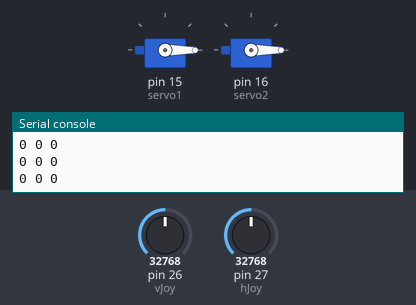
Recording of a program running on a simulated MicroPython board. Parts: 2 × servo, the last lines printed to the serial console. The inputs (shaded band) are chosen by the test bench; at power-on: pin 26 (vJoy) = 32768, pin 27 (hJoy) = 32768 (analog values on the 0–65535 scale). Servo angles are drawn from the pulse width (0.5 ms = 0°, 2.5 ms = 180°).

Above: at 1.2 s.
1.3 s: pin 26 (vJoy) set to 34944
At 2.5 s:
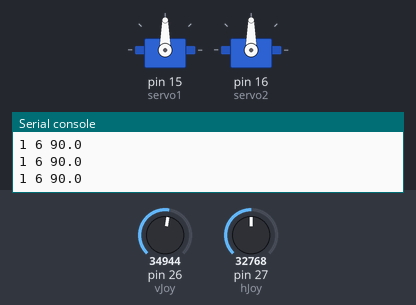
3.0 s: pin 27 (hJoy) set to 45874
At 3.7 s:
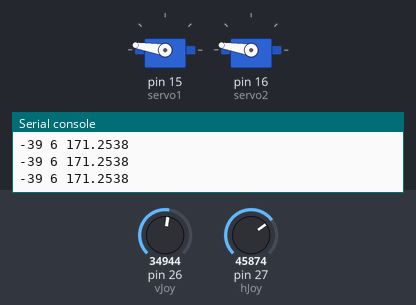
4.5 s: pin 26 (vJoy) set to 32767
At 4.9 s:
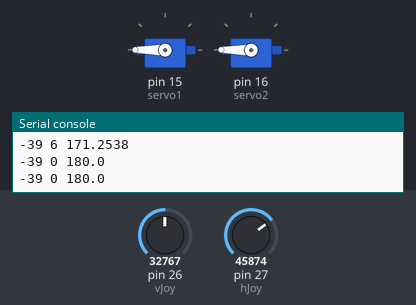
6.0 s: pin 26 (vJoy) set to 45874
At 7.2 s:
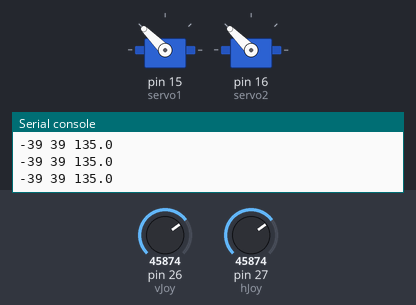
7.5 s: pin 27 (hJoy) set to 57670
At 8.6 s:
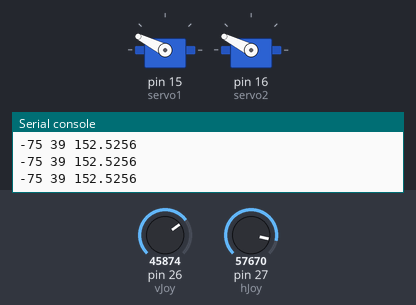
9.0 s: pin 27 (hJoy) set to 19660
At 9.8 s:
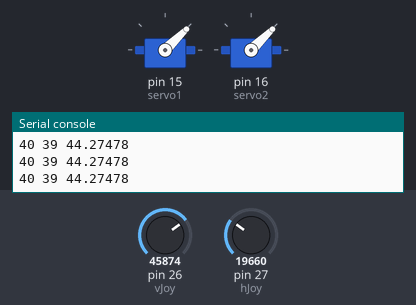
Timing chart, 0 to 11.5 s (numbered marks = the images above; inputs shaded):
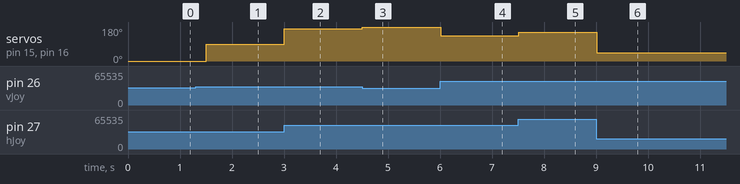

The program:

Micropython_JCLG.py
```python
import machine
import time
import math
hPin=27
vPin=26
hJoy= machine.ADC(hPin)
vJoy= machine.ADC(vPin)
servoPin1=15
servoPin2=16

servo1=machine.PWM(machine.Pin(servoPin1))
servo2=machine.PWM(machine.Pin(servoPin2))

servo1.freq(50)
servo2.freq(50)
servo1.duty_u16(1638)
servo2.duty_u16(1638)
while True:
    hVal=hJoy.read_u16()
    vVal=vJoy.read_u16()

    hCal=int(-.00306*hVal+100.766)
    vCal=int(.00306*vVal-100.766)

    deg=math.atan2(vCal,hCal)*360/2/math.pi
    if hCal==0:
        hCal=1
    if deg<0:
        deg=deg+360

    mag=math.sqrt(hCal**2+vCal**2)
    if mag<=4:
        hCal=0
        vCal=0
        deg=0
    if deg>180 and deg>270:
        deg=180
    if deg>270 and deg<=360:
        deg=0
    pwmVal=36.41*deg+1638
    servo1.duty_u16(int(pwmVal))
    servo2.duty_u16(int(pwmVal))
    time.sleep(.05)
    print(hCal,vCal,deg)
    time.sleep_ms(200)
```

Measured:
- the behaviour switches between 34224 and 34240 on pin 26 (vJoy) (found by bisection; images 0 and 1)
- after the input at 1.3 s, servo on pin 15 (servo1), servo on pin 16 (servo2): 0° → 90° after 0.20 s
- after the input at 3.0 s, servo on pin 15 (servo1), servo on pin 16 (servo2): 90° → 171° at once
- after the input at 4.5 s, servo on pin 15 (servo1), servo on pin 16 (servo2): 171° → 180° at once
- after the input at 6.0 s, servo on pin 15 (servo1), servo on pin 16 (servo2): 180° → 135° at once
- after the input at 7.5 s, servo on pin 15 (servo1), servo on pin 16 (servo2): 135° → 153° at once
- after the input at 9.0 s, servo on pin 15 (servo1), servo on pin 16 (servo2): 153° → 44° at once
